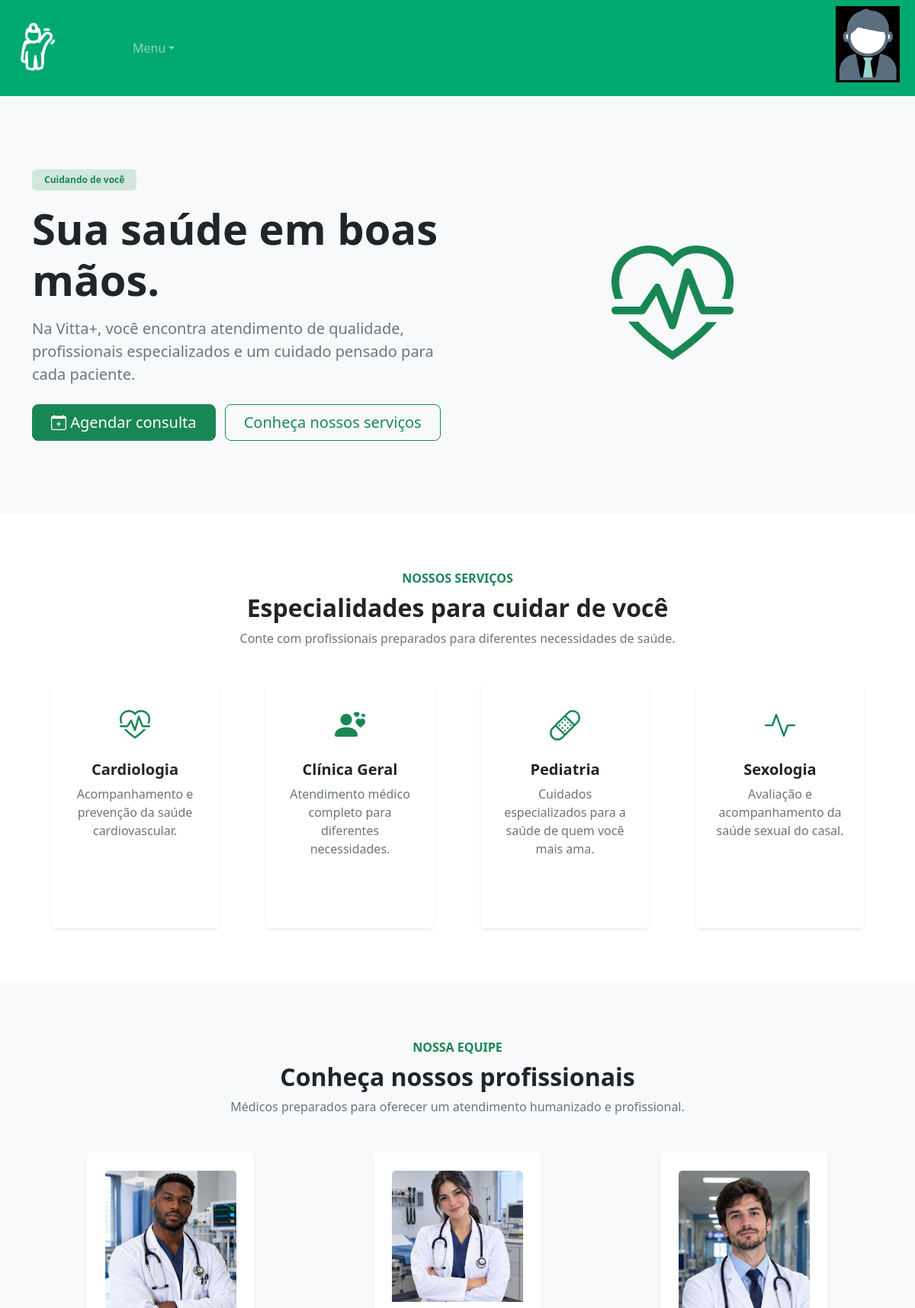
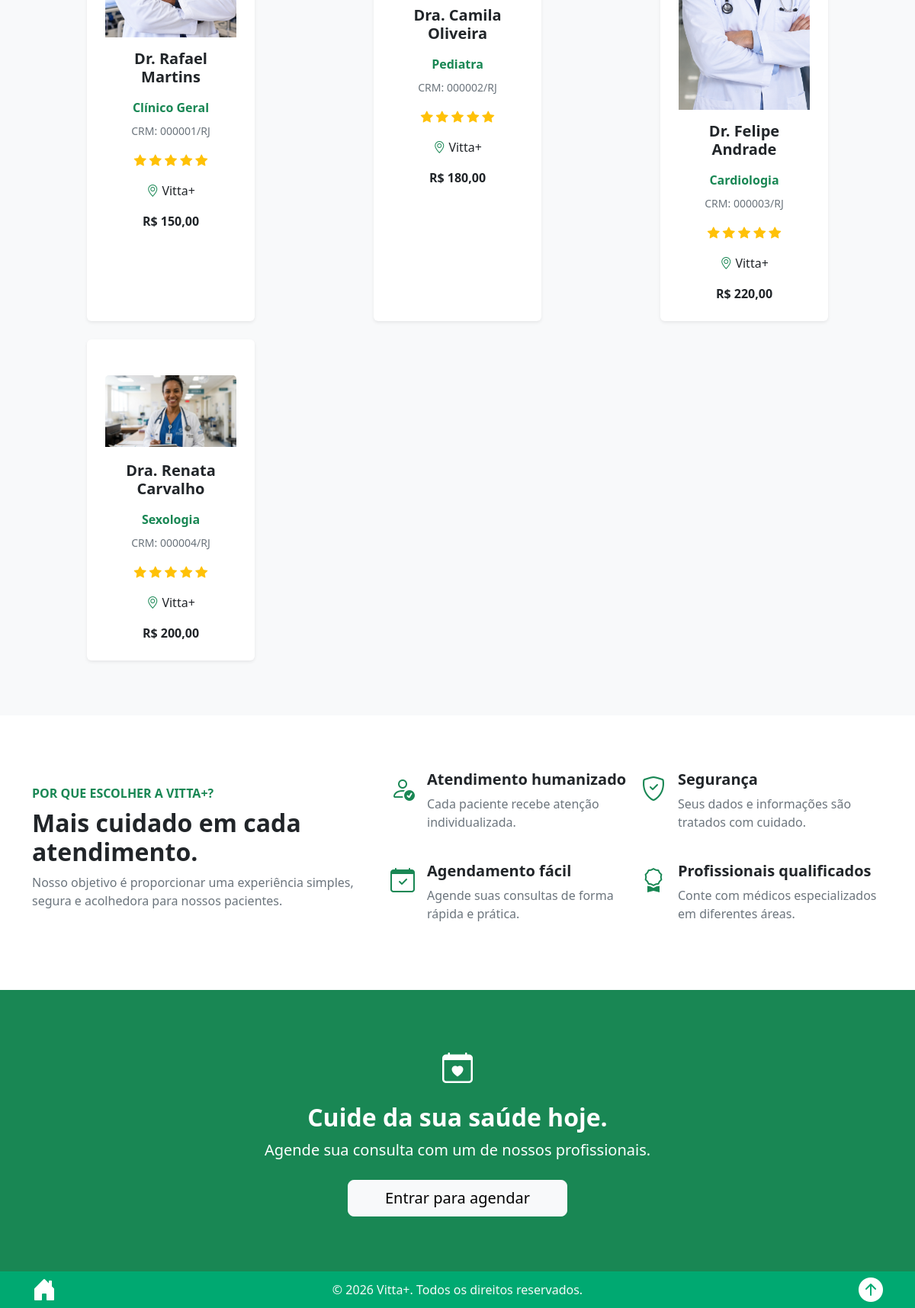
The page / on the database its author committed (2 pictures, top to bottom).
### consulta/models.py (models this page shows, shortened)
class Doctor(models.Model):
    name = models.CharField(max_length=100, verbose_name="Nome")
    birth_date = models.DateField(verbose_name="Data de Nascimento")
    CRM = models.CharField(max_length=20, unique=True, verbose_name="CRM")
    gender = models.CharField(max_length=10, choices=[("M", "Masculino"), ("F", "Feminino")], verbose_name="Gênero")
    expertise = models.CharField(max_length=100, verbose_name="Especialidade")
    rating = models.DecimalField(max_digits = 3, decimal_places = 2, default = 0, validators = [MinValueValidator(0), MaxValueValidator(5)], verbose_name ="Classificação")
    place = models.CharField(max_length=100, verbose_name="Local da Consulta")
    price = models.DecimalField(max_digits=10, decimal_places=2, validators=[MinValueValidator(0)], verbose_name="Preço da Consulta")
    photo = models.ImageField(upload_to='doctors/', blank=True, null=True, verbose_name="Foto")
    @property
    def rating_stars(self):
        rating = float(self.rating)
        rating = round(rating * 2) / 2
        stars = []
        for i in range(1, 6):
            if rating >= i:
                stars.append("full")
            elif rating >= i - 0.5:
                stars.append("half")
            else:
                stars.append("empty")
        return stars
    class Meta:
        ordering = ["CRM"]

### consulta/views.py (the view)
# urls.py: 2. Add a URL to urlpatterns:  path('', views.home, name='home')
def home(request):
    doctors = Doctor.objects.all()
    return render(request, 'index.html', {'doctors': doctors})

### consulta/templates/index.html (shortened to what this page needs)
{% extends 'base.html' %}
{% load static %}
{% load format_filters %}
{% block content %}
<section class="py-5 bg-light">
    <div class="container py-5">
        <div class="row align-items-center">
            <div class="col-lg-6 mb-4 mb-lg-0">
                <span class="badge bg-success-subtle text-success mb-3 px-3 py-2">
                    Cuidando de você
                </span>
                <h1 class="display-4 fw-bold">
                    Sua saúde em boas mãos.
                </h1>
                <p class="lead text-secondary mt-3">
                    Na Vitta+, você encontra atendimento de qualidade,
                    profissionais especializados e um cuidado pensado
                    para cada paciente.
                </p>
                <div class="mt-4">
                    {% if user.is_authenticated %}
                        <a href="{% url 'consults_add' %}" class="btn btn-success btn-lg px-4 me-2">
                            <i class="bi bi-calendar-plus"></i>
                            Agendar consulta
                        </a>
                    {% else %}
                        <a href="{% url 'admin:index' %}" class="btn btn-success btn-lg px-4 me-2">
                           <i class="bi bi-calendar-plus"></i>
                            Agendar consulta
                        </a>
                    {% endif %}
                    <a href="#especialidades" class="btn btn-outline-success btn-lg px-4">
                        Conheça nossos serviços
                    </a>
                </div>
            </div>
            <div class="col-lg-6 text-center">
                <div class="p-5">
                    <i class="bi bi-heart-pulse text-success" style="font-size: 10rem;"></i>
                </div>
            </div>
        </div>
    </div>
</section>
<section id="especialidades" class="py-5">
    <div class="container py-4">
        <div class="text-center mb-5">
            <span class="text-success fw-semibold">
                NOSSOS SERVIÇOS
            </span>
            <h2 class="fw-bold mt-2">
                Especialidades para cuidar de você
            </h2>
            <p class="text-secondary">
                Conte com profissionais preparados para diferentes
                necessidades de saúde.
            </p>
        </div>
        <div class="row g-4">
            <div class="col-md-6 col-lg-3">
                <div class="card h-100 border-0 shadow-sm text-center p-4">
                    <i class="bi bi-heart-pulse text-success fs-1 mb-3"></i>
                    <h5 class="fw-bold">
                        Cardiologia
                    </h5>
                    <p class="text-secondary mb-0">
                        Acompanhamento e prevenção da saúde cardiovascular.
                    </p>
                </div>
            </div>
            <div class="col-md-6 col-lg-3">
                <div class="card h-100 border-0 shadow-sm text-center p-4">
                    <i class="bi bi-person-hearts text-success fs-1 mb-3"></i>
                    <h5 class="fw-bold">
                        Clínica Geral
                    </h5>
                    <p class="text-secondary mb-0">
                        Atendimento médico completo para diferentes
                        necessidades.
                    </p>
                </div>
            </div>
            <div class="col-md-6 col-lg-3">
                <div class="card h-100 border-0 shadow-sm text-center p-4">
                    <i class="bi bi-bandaid text-success fs-1 mb-3"></i>
                    <h5 class="fw-bold">
                        Pediatria
                    </h5>
                    <p class="text-secondary mb-0">
                        Cuidados especializados para a saúde de quem você mais ama.
                    </p>
                </div>
            </div>
            <div class="col-md-6 col-lg-3">
                <div class="card h-100 border-0 shadow-sm text-center p-4">
                    <i class="bi bi-activity text-success fs-1 mb-3"></i>
                    <h5 class="fw-bold">
                        Sexologia
                    </h5>
                    <p class="text-secondary mb-0">
                        Avaliação e acompanhamento da saúde
                        sexual do casal.
                    </p>
                </div>
            </div>
        </div>
    </div>
</section>
<section class="py-5 bg-light">
    <div class="container py-4">
        <div class="text-center mb-5">
            <span class="text-success fw-semibold">
                NOSSA EQUIPE
            </span>
            <h2 class="fw-bold mt-2">
                Conheça nossos profissionais
            </h2>
            <p class="text-secondary">
                Médicos preparados para oferecer um atendimento
                humanizado e profissional.
            </p>
        </div>
        <div class="row g-4">
            {% for doctor in doctors %}
            <div class="col-md-6 col-lg-4">
                <div class="card h-100 border-0 shadow-sm">
                    <div class="card-body text-center p-4">
                        <div class="mb-3">
                            <div class="card-image" style="font-size: 5rem;">
                                {% if doctor.photo %}
                                    <img src="{{ doctor.photo.url }}" alt="Foto {{ doctor.name }}" class="card-img-top">
                                {% else %}
                                    <div class="p-3">
                                        <p>Sem foto</p>
                                    </div>
                                {% endif %}
                            </div>
                        </div>
                        <h5 class="fw-bold">
                            {% if doctor.gender == "M" %}
                                <p>Dr. {{ doctor.name }}</p>
                            {% else %}
                                <p>Dra. {{ doctor.name }}</p>
                            {% endif %}
                        </h5>
                        <p class="text-success fw-semibold mb-2">
                            {{ doctor.expertise }}
                        </p>
                        <p class="text-secondary small">
                            CRM: {{ doctor.CRM }}
                        </p>
                        {% if doctor.rating %}
                            <div class="text-warning mb-3">
                                {% for star in doctor.rating_stars %}
                                    {% if star == "full" %}
                                        <i class="bi bi-star-fill"></i>
                                    {% elif star == "half" %}
                                        <i class="bi bi-star-half"></i>
                                    {% else %}
                                        <i class="bi bi-star"></i>
                                    {% endif %}
                                {% endfor %}
                            </div>
                        {% endif %}
                        <p class="mb-1">
                            <i class="bi bi-geo-alt text-success"></i>
                            {{ doctor.place }}
                        </p>
                        <p class="fw-bold mt-3 mb-0">
                            R$ {{ doctor.price }}
                        </p>
                    </div>
                </div>
            </div>
            {% empty %}
            <div class="col-12 text-center">
                <div class="alert alert-light border">
                    Nenhum médico cadastrado no momento.
                </div>
            </div>
            {% endfor %}
        </div>
    </div>
</section>
<section class="py-5">
    <div class="container py-4">
        <div class="row align-items-center">
            <div class="col-lg-5 mb-4 mb-lg-0">
                <span class="text-success fw-semibold">
                    POR QUE ESCOLHER A VITTA+?
                </span>
                <h2 class="fw-bold mt-2">
                    Mais cuidado em cada atendimento.
                </h2>
                <p class="text-secondary">
                    Nosso objetivo é proporcionar uma experiência simples,
                    segura e acolhedora para nossos pacientes.
                </p>
            </div>
            <div class="col-lg-7">
                <div class="row g-4">
                    <div class="col-md-6">
                        <div class="d-flex">
                            <i class="bi bi-person-check text-success fs-2 me-3"></i>
                            <div>
                                <h5 class="fw-bold">
                                    Atendimento humanizado
                                </h5>
                                <p class="text-secondary">
                                    Cada paciente recebe atenção individualizada.
                                </p>
                            </div>
                        </div>
                    </div>
                    <div class="col-md-6">
                        <div class="d-flex">
                            <i class="bi bi-shield-check text-success fs-2 me-3"></i>
                            <div>
                                <h5 class="fw-bold">
                                    Segurança
                                </h5>
                                <p class="text-secondary">
                                    Seus dados e informações são tratados com cuidado.
                                </p>
                            </div>
                        </div>
                    </div>
                    <div class="col-md-6">
                        <div class="d-flex">
                            <i class="bi bi-calendar-check text-success fs-2 me-3"></i>
                            <div>
                                <h5 class="fw-bold">
                                    Agendamento fácil
                                </h5>
                                <p class="text-secondary">
                                    Agende suas consultas de forma rápida e prática.
                                </p>
                            </div>
                        </div>
                    </div>
                    <div class="col-md-6">
                        <div class="d-flex">
                            <i class="bi bi-award text-success fs-2 me-3"></i>
                            <div>
                                <h5 class="fw-bold">
                                    Profissionais qualificados
                                </h5>
                                <p class="text-secondary">
                                    Conte com médicos especializados em diferentes áreas.
                                </p>
                            </div>
                        </div>
                    </div>
                </div>
            </div>
        </div>
    </div>
</section>
<section class="py-5 bg-success text-white">
    <div class="container text-center py-4">
        <i class="bi bi-calendar-heart fs-1"></i>
        <h2 class="fw-bold mt-3">
            Cuide da sua saúde hoje.
        </h2>
        <p class="lead">
            Agende sua consulta com um de nossos profissionais.
        </p>
        {% if user.is_authenticated %}
            <a href="{% url 'consults_add' %}" class="btn btn-light btn-lg px-5 mt-2">Agendar consulta</a>
        {% else %}
            <a href="{% url 'admin:index' %}" class="btn btn-light btn-lg px-5 mt-2">Entrar para agendar</a>
        {% endif %}
    </div>
</section>
{% endblock %}

### consulta/static/css/style.css (style rules this page uses)
a { color: inherit; text-decoration: none; }
.row { --bs-gutter-x: 0.75rem; }
.card { max-width: 220px; min-height: 320px; margin: 0 auto; }
.card-body { padding: 10px; }

### rows shown on the page
Doctor: photo (picture), name "Rafael Martins", expertise "Clínico Geral", CRM "000001/RJ", rating 5 (drawn), place "Vitta+", price "150,00"
Doctor: photo (picture), name "Camila Oliveira", expertise "Pediatra", CRM "000002/RJ", rating 5 (drawn), place "Vitta+", price "180,00"
Doctor: photo (picture), name "Felipe Andrade", expertise "Cardiologia", CRM "000003/RJ", rating 5 (drawn), place "Vitta+", price "220,00"
Doctor: photo (picture), name "Renata Carvalho", expertise "Sexologia", CRM "000004/RJ", rating 5 (drawn), place "Vitta+", price "200,00"
